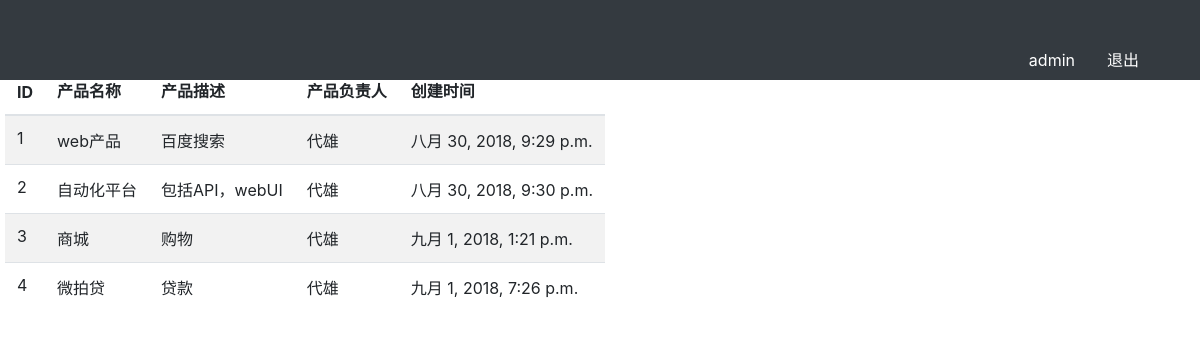
The page /product_manage/ (signed in) on the database its author committed.
### product/models.py (models this page shows, shortened)
class Product(models.Model):
    productname = models.CharField('产品名称',max_length=64)  # 产品名称
    productdesc = models.CharField('产品描述',max_length=200)    # 产品描述
    producter = models.CharField('产品负责人',max_length=200,null=True)    # 产品负责人
    create_time = models.DateTimeField('创建时间',auto_now=True)  # 创建时间-自动获取当前时间
    class Meta:
        verbose_name = '产品名称'
        verbose_name_plural = '产品名称'

### product/proviews.py (the view)
# urls.py: path('product_manage/', proviews.product_manage),
def product_manage(request):
    username = request.session.get('user', '')
    product_list = Product.objects.all()
    return render(request,"product_manage.html", {"user": username, "products": product_list})

### product/templates/product_manage.html (shortened to what this page needs)
<html lang="zh-CN">
<head>
    {% load bootstrap4 %} {% bootstrap_css %} {% bootstrap_javascript %}
</head>
<body role="document">
    <nav class="navbar-expand-sm bg-dark navbar-dark fixed-top">
        <div class="container">
            <a class="navbar-brand" href="#">&nbsp;</a>
            <ul class="nav justify-content-end">
                <li class="nav-link"><a style='color:white' href="#">{{user}}</a></li>
                <li class="nav-link"><a style='color:white' href="/logout/">退出</a></li>
            </ul>
        </div>
    </nav>
    <div class="row" style="padding-top: 20px;padding-left: 20px;">
        <div class="col-md-ll">
            <table class="table table-striped">
                <thead>
                    <tr>
                    </tr>
                    <tr>
                        <th>ID</th>
                        <th>产品名称</th>
                        <th>产品描述</th>
                        <th>产品负责人</th>
                        <th>创建时间</th>
                    </tr>
                </thead>
                <tbody>
                    {% for product in products %}
                    <tr>
                        <td>{{product.id}}</td>
                        <td>{{product.productname}}</td>
                        <td>{{product.productdesc}}</td>
                        <td>{{product.producter}}</td>
                        <td>{{product.create_time}}</td>
                    </tr>
                    {%endfor %}
                </tbody>
            </table>
        </div>
    </div>
</body>
</html>

### rows shown on the page
Product: id "1", productname "web产品", productdesc "百度搜索", producter "代雄", create_time "八月 30, 2018, 9:29 p.m."
Product: id "2", productname "自动化平台", productdesc "包括API，webUI", producter "代雄", create_time "八月 30, 2018, 9:30 p.m."
Product: id "3", productname "商城", productdesc "购物", producter "代雄", create_time "九月 1, 2018, 1:21 p.m."
Product: id "4", productname "微拍贷", productdesc "贷款", producter "代雄", create_time "九月 1, 2018, 7:26 p.m."

### other values the page prints
{{ user }} "admin"
